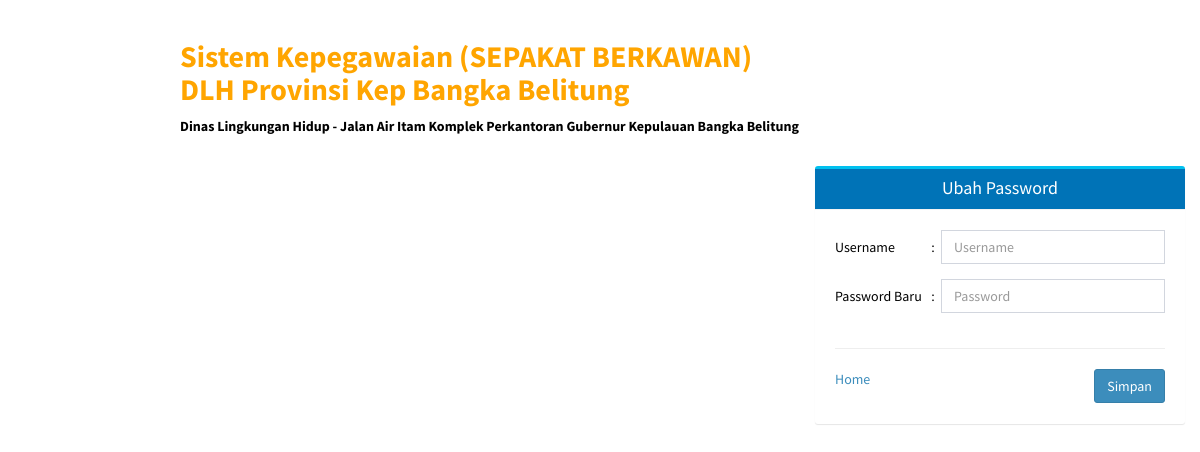
The page /lost/index.php on the database as committed earlier.
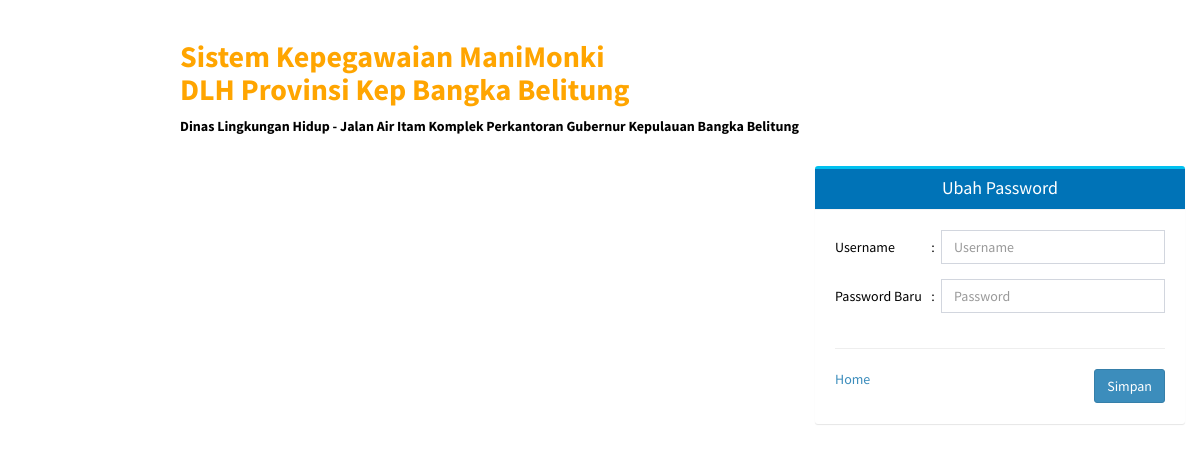
The same page on the database as committed later.
### tables this page shows
CREATE TABLE `profil` (
  `id` int(1) NOT NULL,
  `nama` varchar(100) NOT NULL,
  `instansi` text NOT NULL,
  `provinsi` varchar(100) NOT NULL,
  `kota` varchar(100) NOT NULL,
  `alamat` text NOT NULL,
  `logo` varchar(100) NOT NULL,
  `bg` varchar(100) NOT NULL,
  `fb` varchar(100) NOT NULL,
  `twitter` varchar(100) NOT NULL,
  `ig` varchar(100) NOT NULL
);

### lost/index.php (the view, shortened to what this page needs)
<!DOCTYPE html>
<html>
<head>
    <?php
    include('../config/koneksi.php');
    $data = mysqli_query($koneksi,"SELECT * FROM profil");
    $home = mysqli_fetch_array($data);
    ?>
  <link rel="stylesheet" href="../bootstrap/bower_components/bootstrap/dist/css/bootstrap.min.css">
  <link rel="stylesheet" href="../bootstrap/bower_components/font-awesome/css/font-awesome.min.css">
  <link rel="stylesheet" href="../bootstrap/bower_components/Ionicons/css/ionicons.min.css">
  <link rel="stylesheet" href="../bootstrap/dist/css/AdminLTE.min.css">
  <link rel="stylesheet" href="../bootstrap/dist/css/skins/_all-skins.min.css">
</head>
<body style="background: linear-gradient(to right,#60CEFF, #48D1CC);background: url(../logo/bg22.png)no-repeat center center fixed;-webkit-background-size: cover;
  -moz-background-size: cover;
  -o-background-size: cover;
  background-size: cover;">
<body class="hold-transition login-page" style="background: linear-gradient(to right,#87CEFA, #48D1CC);">
<br>
<table width="100%">
<tr>
    <td align="center" width="15%">
    </td>
    <td width="85%">
     <h2><b style="color: orange;">Sistem Kepegawaian <?php echo $home['nama'];?><br>
     <?php echo $home['instansi'];?></b></h2>
     <p style="color: black;text-shadow: 0 0 5px white;"><b><?php echo $home['alamat'];?></b></p>
    </td>
</tr>
</table>
<br>
<div class="col-md-8 col-lg-8"></div>
<div class="col-md-4 col-lg-4">
  <div class="box box-info">
            <div class="box-header with-border bg-blue">
             <center> <h3 class="box-title">Ubah Password</h3></center>
            </div>
            <br>
            <form class="m-t" role="form" method="post" action="../proses?valid=sistem&method=ubah_pass" onsubmit="return validasi_input(this)"  style="padding-left: 20px;padding-right: 20px;">
                    <table width="100%" >
                        <tr style="color: black;">
                        <td>
                           <div class="form-group" align="left">Username</div>
                        </td>
                        <td width="3%">
                           <div class="form-group">:</div>
                        </td>
                        <td>
                        <div class="form-group">
                            <input type="text" name="username" style="color: black;" class="form-control" placeholder="Username" required oninvalid="this.setCustomValidity('Masukan Username Terlebih Dahulu')" oninput="setCustomValidity('')" autocomplete="off">
                        </div>
                        </td>
                        </tr>
                        <tr style="color: black;">
                        <td>
                           <div class="form-group" align="left">Password Baru</div>
                        </td>
                        <td>
                           <div class="form-group">:</div>
                        </td>
                        <td>
                        <div class="form-group">
                            <input type="password" name="password" style="color: black;" class="form-control" placeholder="Password" required oninvalid="this.setCustomValidity('Masukan Password Terlebih Dahulu')" oninput="setCustomValidity('')" autocomplete="off">
                        </div>
                        </td>
                        </tr>
                        </table>
                        <hr>
                         <div class="form-group">
                        <a href="http://localhost/Simpeg DLH/" class="pull-left">Home</a>
                        <button type="submit" class="btn btn-primary block pull-right">Simpan</button>
                        <br>
                        </div>
                        <br>
                    </form>
          </div>
  <br>
<br><br>
</div>
<br>
<br><br>
</body>
</html>

Rows that differ between the two databases and show on the page:
changed profil "DLH Provinsi Kep Bangka Belitung": nama "(SEPAKAT BERKAWAN)" → "ManiMonki"
